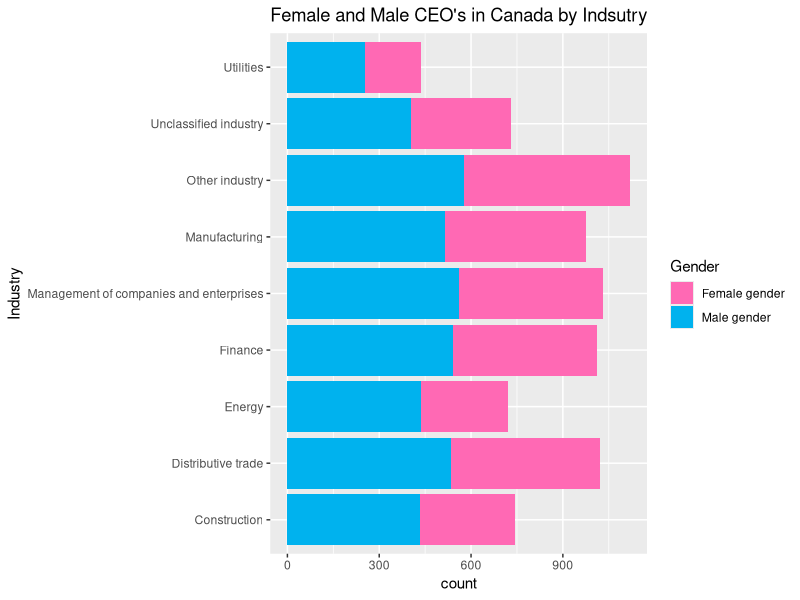

This figure's R source: (Note: this script raises an error after producing the figure.)
#import my data
library(tidyverse)
tab<-read.csv("Data/fulldata.csv")
head(tab)
names(tab)
tab$GEO
table(tab$GEO)
table(tab$Size.of.enterprise, tab$Gender)
table(tab$Type.of.corporation, tab$Gender)
table(tab$Industry, tab$Gender)

table(tab$Gender, tab$Type.of.corporation)
tab %>% 
  select(Gender, Industry, VALUE, Unit.of.measure) %>% 
  filter(Unit.of.measure == "Number")
  View()
  #trying to make bar graph 
  filter(tab, Industry=="Total, all industries")
  tab %>% 
    filter(Industry!="Total, all industries") %>% 
  ggplot(.,aes(x=Industry,fill=Gender)) +
    geom_bar() +
    coord_flip()+
  #trying to change colour
  scale_fill_manual(values=c("hotpink", "deepskyblue2"))+
  #trying to add title
labs(title= "Female and Male CEO's in Canada by Indsutry")

#im confused
  table(tab$Gender, tab$Industry, tab$VALUE)
  names(tab)

#fixing graph
  tab %>% 
    select(Gender, Industry, VALUE, Unit.of.measure) %>% 
    filter(Unit.of.measure == "Number") %>%
    filter(tab, Industry=="Total, all industries")
  tab %>% 
    filter(Industry!="Total, all industries") %>% 
    ("REF_DATE"=="2016") %>%
    ggplot(.,aes(x=Industry,y=VALUE,fill=Gender)) +
    geom_bar() 
   
  
